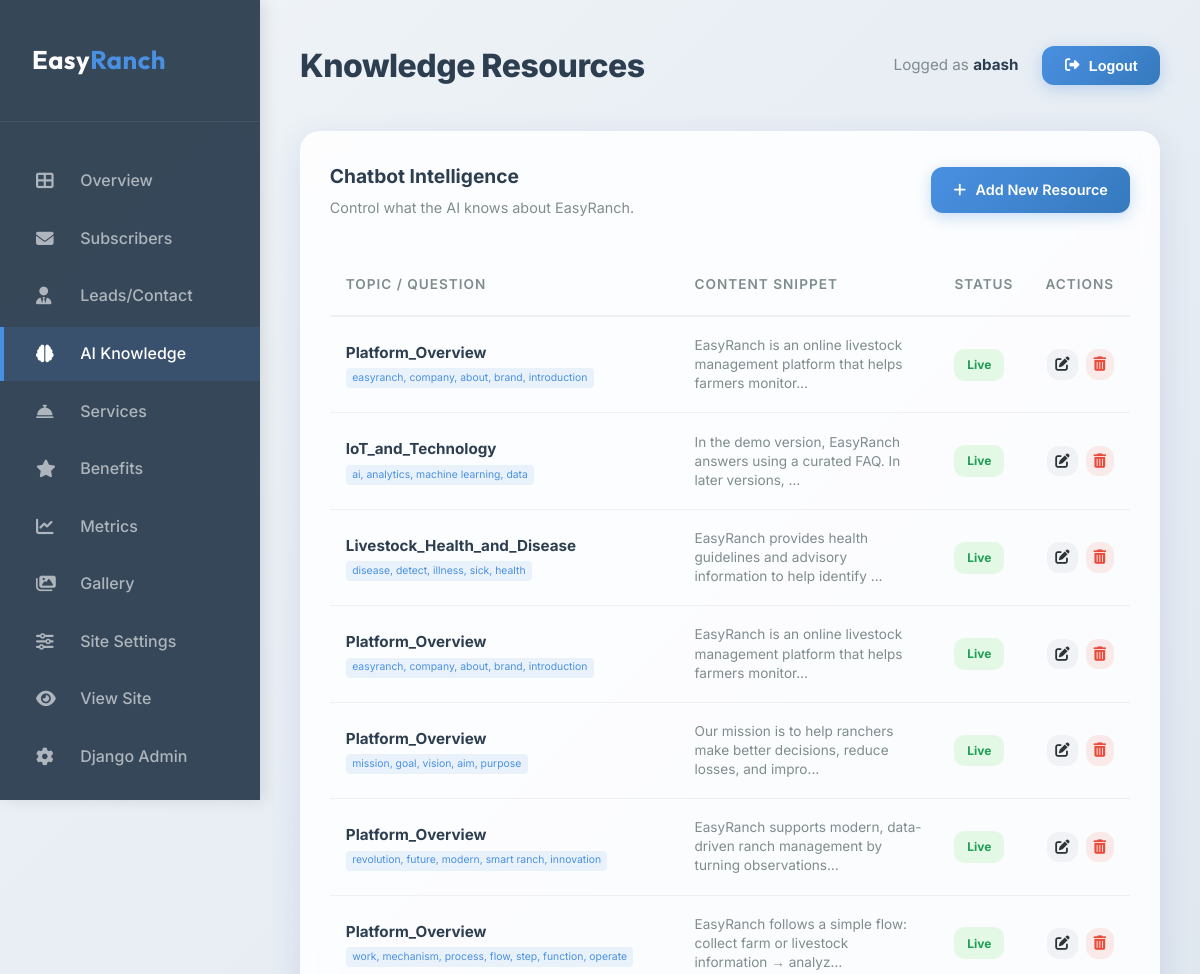
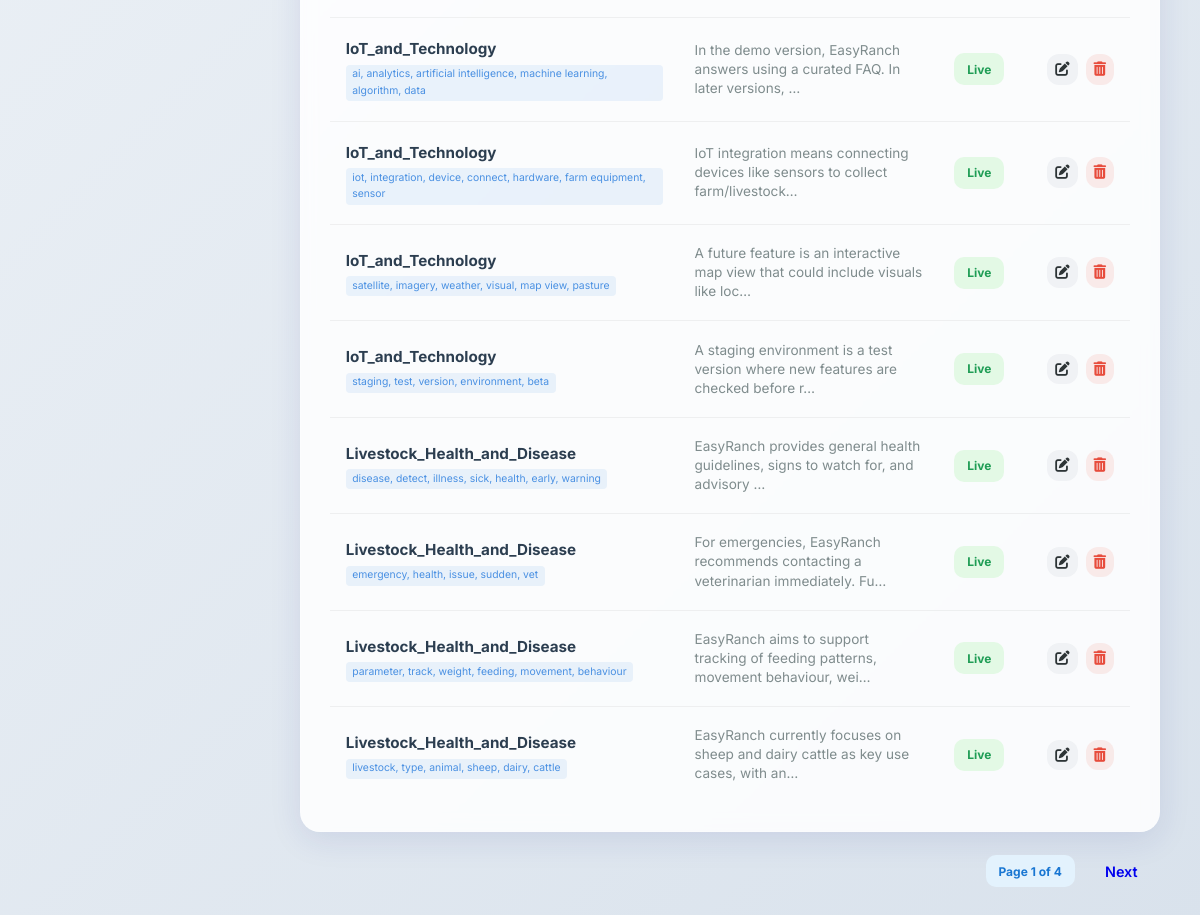
The page /dashboard/knowledge/ (signed in) on the database its author committed (2 pictures, top to bottom).
### core/models.py (models this page shows, shortened)
class KnowledgeItem(models.Model):
    label = models.CharField(max_length=100)
    questions = models.JSONField(help_text="List of sample questions for this item")
    answer = models.TextField()
    keywords = models.TextField(help_text="Comma-separated keywords for retrieval", blank=True)
    class Meta:
        verbose_name = "Knowledge Item"
        verbose_name_plural = "Knowledge Items"

### core/views_dashboard.py (the view)
# urls.py: path('dashboard/knowledge/', views_dashboard.DashboardKnowledgeListView.as_view(), name='dashboard_knowledge'),
class DashboardKnowledgeListView(StaffRequiredMixin, ListView):
    model = KnowledgeItem
    template_name = 'dashboard/knowledge_base.html'
    context_object_name = 'items'
    paginate_by = 15

### core/views_dashboard.py (called while the page is built)
    @method_decorator(staff_member_required(login_url='admin:login'))
    def dispatch(self, *args, **kwargs):
        return super().dispatch(*args, **kwargs)

### templates/dashboard/knowledge_base.html (shortened to what this page needs)
{% extends 'dashboard/base.html' %}
{% block page_title %}Knowledge Resources{% endblock %}
{% block content %}
<div class="db-card">
    <div class="db-section-head">
        <div>
            <h3 class="db-section-title">Chatbot Intelligence</h3>
            <p class="db-section-subtitle">Control what the AI knows about EasyRanch.</p>
        </div>
        <div class="db-section-actions">
            <a href="{% url 'dashboard_knowledge_add' %}" class="db-btn db-btn-primary">
                <i class="fas fa-plus"></i> Add New Resource
            </a>
        </div>
    </div>
    <div style="overflow-x: auto;">
        <table class="db-table">
            <thead>
                <tr>
                    <th>Topic / Question</th>
                    <th>Content Snippet</th>
                    <th>Status</th>
                    <th class="db-text-right">Actions</th>
                </tr>
            </thead>
            <tbody>
                {% for item in items %}
                <tr>
                    <td>
                        <div style="font-weight: 700; color: var(--db-secondary); margin-bottom: 0.2rem;">{{ item.label }}</div>
                        {% if item.keywords %}
                        <div style="display: flex; gap: 0.3rem; flex-wrap: wrap;">
                            <span style="font-size: 0.65rem; background: rgba(74, 144, 226, 0.1); color: var(--db-primary); padding: 0.1rem 0.4rem; border-radius: 4px;">{{ item.keywords }}</span>
                        </div>
                        {% endif %}
                    </td>
                    <td style="max-width: 300px;">
                        <p style="margin: 0; font-size: 0.85rem; color: var(--db-text-muted); line-height: 1.4;">
                            {{ item.answer|truncatechars:80 }}
                        </p>
                    </td>
                    <td>
                        <span class="badge badge-success">Live</span>
                    </td>
                    <td class="db-text-right">
                        <div class="db-action-group">
                            <a href="{% url 'dashboard_knowledge_edit' item.id %}" class="db-btn db-btn-icon db-btn-neutral" title="Edit Content">
                                <i class="fas fa-edit"></i>
                            </a>
                            <form action="{% url 'dashboard_knowledge_delete' item.id %}" method="post" style="display: inline;" onsubmit="return confirm('Archive this knowledge item?');">
                                <button type="submit" class="db-btn db-btn-icon db-btn-danger-soft" title="Delete Permanently">
                                    <i class="fas fa-trash-alt"></i>
                                </button>
                            </form>
                        </div>
                    </td>
                </tr>
                {% endfor %}
            </tbody>
        </table>
    </div>
</div>
{% if is_paginated %}
<div class="db-pagination">
    <span class="badge badge-info">Page {{ page_obj.number }} of {{ page_obj.paginator.num_pages }}</span>
    {% if page_obj.has_next %}
    <a href="?page={{ page_obj.next_page_number }}" class="db-btn">Next</a>
    {% endif %}
</div>
{% endif %}
{% endblock %}

### templates/dashboard/base.html (shortened to what this page needs)
{% load static %}
<!DOCTYPE html>
<html lang="en">
<head>
    <link rel="stylesheet" href="https://cdnjs.cloudflare.com/ajax/libs/font-awesome/6.4.0/css/all.min.css">
    <link rel="stylesheet" href="{% static 'styles.css' %}">
    <link rel="stylesheet" href="{% static 'dashboard.css' %}">
</head>
<body class="dashboard-body">
    <aside class="db-sidebar">
        <div class="db-logo">
            <h2>Easy<span>Ranch</span></h2>
        </div>
        <nav class="db-nav">
            <a href="{% url 'dashboard_home' %}" class="db-nav-item {% if request.resolver_match.url_name == 'dashboard_home' %}active{% endif %}">
                <i class="fas fa-th-large"></i> Overview
            </a>
            <a href="{% url 'dashboard_subscribers' %}" class="db-nav-item {% if request.resolver_match.url_name == 'dashboard_subscribers' %}active{% endif %}">
                <i class="fas fa-envelope"></i> Subscribers
            </a>
            <a href="{% url 'dashboard_leads' %}" class="db-nav-item {% if request.resolver_match.url_name == 'dashboard_leads' %}active{% endif %}">
                <i class="fas fa-user-tie"></i> Leads/Contact
            </a>
            <a href="{% url 'dashboard_knowledge' %}" class="db-nav-item {% if 'knowledge' in request.path %}active{% endif %}">
                <i class="fas fa-brain"></i> AI Knowledge
            </a>
            <a href="{% url 'dashboard_services' %}" class="db-nav-item {% if 'services' in request.path %}active{% endif %}">
                <i class="fas fa-concierge-bell"></i> Services
            </a>
            <a href="{% url 'dashboard_benefits' %}" class="db-nav-item {% if 'benefits' in request.path %}active{% endif %}">
                <i class="fas fa-star"></i> Benefits
            </a>
            <a href="{% url 'dashboard_metrics' %}" class="db-nav-item {% if 'metrics' in request.path %}active{% endif %}">
                <i class="fas fa-chart-line"></i> Metrics
            </a>
            <a href="{% url 'dashboard_gallery' %}" class="db-nav-item {% if 'gallery' in request.path %}active{% endif %}">
                <i class="fas fa-images"></i> Gallery
            </a>
            <a href="{% url 'dashboard_settings' %}" class="db-nav-item {% if 'settings' in request.path %}active{% endif %}">
                <i class="fas fa-sliders-h"></i> Site Settings
            </a>
            <a href="{% url 'homepage' %}" class="db-nav-item" target="_blank">
                <i class="fas fa-eye"></i> View Site
            </a>
            <a href="{% url 'admin:index' %}" class="db-nav-item">
                <i class="fas fa-cog"></i> Django Admin
            </a>
        </nav>
    </aside>
    <main class="db-main">
        <header class="db-header">
            <div class="db-welcome">
                <h1>{% block page_title %}Dashboard{% endblock %}</h1>
            </div>
            <div class="db-user-nav">
                <span class="user-info">Logged as <strong>{{ user.username }}</strong></span>
                <form method="POST" action="{% url 'logout' %}">
    <button type="submit" class="db-btn db-btn-primary">
        <i class="fas fa-sign-out-alt"></i> Logout
    </button>
</form>
            </div>
        </header>
        {% block content %}{% endblock %}
    </main>
</body>
</html>

### static/styles.css (style rules this page uses)
:root { --primary-color: #2c5530; --secondary-color: #8B4513; --accent-color: #FF6B35; --text-dark: #2c3e50; --text-light: #ffffff; --bg-light: #f8f9fa; --bg-dark: #1a1a1a; --overlay-light: rgba(255, 255, 255, 0.9); --overlay-dark: rgba(0, 0, 0, 0.7); --success-color: #27ae60; --warning-color: #f39c12; --error-color: #e74c3c; --border-radius: 12px; --box-shadow: 0 10px 30px rgba(0, 0, 0, 0.1); --transition: all 0.3s cubic-bezier(0.4, 0, 0.2, 1); }
* { margin: 0; padding: 0; box-sizing: border-box; }
body { font-family: 'Inter', sans-serif; line-height: 1.6; color: var(--text-dark); overflow-x: hidden; }
:root { --chatbot-dark-green: #2c5530; --chatbot-light-green: #4caf50; --chatbot-vibrant-green: #27ae60; --chatbot-bg: #ffffff; --chatbot-text: #2c3e50; --chatbot-user-bg: #2c5530; --chatbot-bot-bg: #f1f3f5; }

### rows shown on the page
KnowledgeItem: label "Platform_Overview", keywords "easyranch, company, about, brand, introduction", answer "EasyRanch is an online livestock management platform that helps farmers monitor…"
KnowledgeItem: label "IoT_and_Technology", keywords "ai, analytics, machine learning, data", answer "In the demo version, EasyRanch answers using a curated FAQ. In later versions, …"
KnowledgeItem: label "Livestock_Health_and_Disease", keywords "disease, detect, illness, sick, health", answer "EasyRanch provides health guidelines and advisory information to help identify …"
KnowledgeItem: label "Platform_Overview", keywords "easyranch, company, about, brand, introduction", answer "EasyRanch is an online livestock management platform that helps farmers monitor…"
KnowledgeItem: label "Platform_Overview", keywords "mission, goal, vision, aim, purpose", answer "Our mission is to help ranchers make better decisions, reduce losses, and impro…"
KnowledgeItem: label "Platform_Overview", keywords "revolution, future, modern, smart ranch, innovation", answer "EasyRanch supports modern, data-driven ranch management by turning observations…"
KnowledgeItem: label "Platform_Overview", keywords "work, mechanism, process, flow, step, function, operate", answer "EasyRanch follows a simple flow: collect farm or livestock information → analyz…"
KnowledgeItem: label "IoT_and_Technology", keywords "ai, analytics, artificial intelligence, machine learning, algorithm, data", answer "In the demo version, EasyRanch answers using a curated FAQ. In later versions, …"
KnowledgeItem: label "IoT_and_Technology", keywords "iot, integration, device, connect, hardware, farm equipment, sensor", answer "IoT integration means connecting devices like sensors to collect farm/livestock…"
KnowledgeItem: label "IoT_and_Technology", keywords "satellite, imagery, weather, visual, map view, pasture", answer "A future feature is an interactive map view that could include visuals like loc…"
KnowledgeItem: label "IoT_and_Technology", keywords "staging, test, version, environment, beta", answer "A staging environment is a test version where new features are checked before r…"
KnowledgeItem: label "Livestock_Health_and_Disease", keywords "disease, detect, illness, sick, health, early, warning", answer "EasyRanch provides general health guidelines, signs to watch for, and advisory …"
KnowledgeItem: label "Livestock_Health_and_Disease", keywords "emergency, health, issue, sudden, vet", answer "For emergencies, EasyRanch recommends contacting a veterinarian immediately. Fu…"
KnowledgeItem: label "Livestock_Health_and_Disease", keywords "parameter, track, weight, feeding, movement, behaviour", answer "EasyRanch aims to support tracking of feeding patterns, movement behaviour, wei…"
KnowledgeItem: label "Livestock_Health_and_Disease", keywords "livestock, type, animal, sheep, dairy, cattle", answer "EasyRanch currently focuses on sheep and dairy cattle as key use cases, with an…"

### other values the page prints
{{ user.username }} "abash"
{{ page_obj.number }} "1"
{{ page_obj.paginator.num_pages }} "4"
